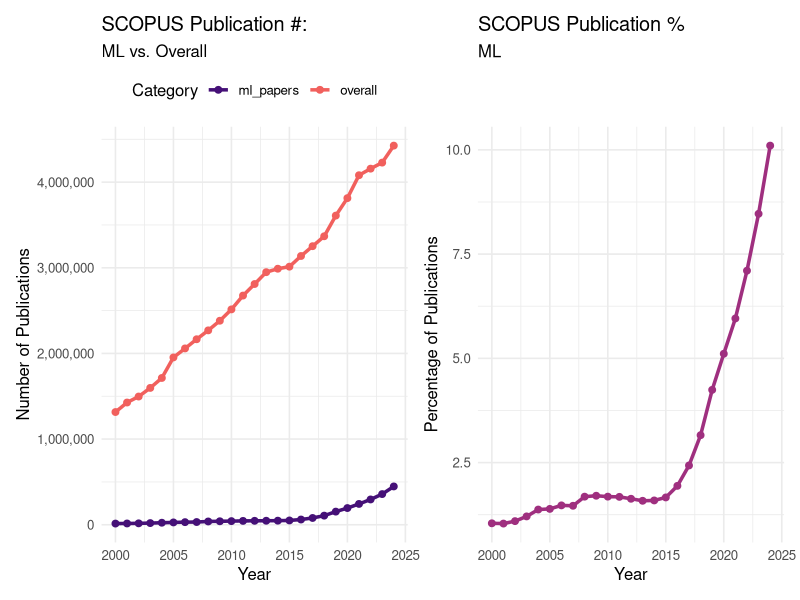

Write R code to recreate this figure.
## ---- chunk 1
library("here")
library("tidyverse")
library('patchwork')
library('viridis')

my_colors <- viridis(n=10, option="magma")

# query : (TITLE-ABS-KEY((((machine OR deep OR reinforcement OR supervised OR unsupervised) AND learning) OR (""neural networks"") OR (AI or ""artificial intelligence""))) AND PUBYEAR > 1999 AND PUBYEAR < 2027)

ml_pub_df <- read_csv(here("data", "Scopus-10-Analyze-Year.csv")) %>% mutate(type = "ml_papers")

#query : (PUBYEAR > 1999 AND PUBYEAR < 2027)
overall_pub_df <- read_csv(here("data", "Scopus-10-Analyze-Year (1).csv")) %>% mutate(type = "overall")

pub_df <- bind_rows(ml_pub_df, overall_pub_df)

p1 <- pub_df %>% filter(YEAR<2025) %>%
  ggplot(aes(YEAR, citations, color = type, group = type)) +
  geom_line(linewidth = 1.2) +
  geom_point(size = 2) +
  scale_color_manual(values=c(my_colors[3], my_colors[7])) +
  scale_y_continuous(labels = scales::comma) +
  labs(title = "SCOPUS Publication #:",
       subtitle="ML vs. Overall",
           x = "Year",
           y = "Number of Publications",
       color = "Category") +
  theme_minimal(base_size = 12) +
  theme(legend.position = "top")

p2 <- pub_df %>% pivot_wider(names_from = type, values_from = citations) %>%
  mutate(proportion = ml_papers/overall*100) %>% filter(YEAR<2025) %>%
  ggplot(aes(YEAR, proportion)) +
  geom_line(linewidth = 1.2, color=my_colors[5]) +
  geom_point(size = 2,, color=my_colors[5]) +
  labs(title = "SCOPUS Publication %",
       subtitle="ML",
           x = "Year",
           y = "Percentage of Publications") +
      theme_minimal(base_size = 12)
  
(p1+p2)
